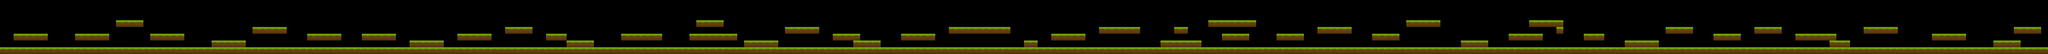

A level layout from a 2D game, rendered from its tile map. Below: a short description, then the map file with tile-grid data replaced by summaries:
An orthogonal 300x8 tile map with 96x96 px tiles, 1 tile layer (Tile Layer 1) and 48 objects.

<map version="1.8" tiledversion="1.8.4" orientation="orthogonal" renderorder="right-down" width="300" height="8" tilewidth="96" tileheight="96" infinite="0" nextlayerid="4" nextobjectid="51">
 <tileset firstgid="1" source="grass2.tsx" />
 <layer id="1" name="Tile Layer 1" width="300" height="8">
  <data>[2400 cells, 521 non-empty, 1 distinct tile ids]</data>
 </layer>
 <objectgroup id="2" name="catnips">
  <object id="1" x="396" y="390" width="76" height="76" />
  <object id="2" x="1738" y="494" width="78" height="74" />
  <object id="3" x="2708" y="300" width="68" height="68" />
  <object id="4" x="3558" y="578" width="88" height="78" />
  <object id="5" x="4428" y="394" width="74" height="70" />
  <object id="6" x="5674" y="586" width="72" height="72" />
  <object id="7" x="6538" y="392" width="78" height="80" />
  <object id="8" x="7408" y="498" width="70" height="70" />
  <object id="9" x="8262" y="392" width="86" height="80" />
  <object id="10" x="9420" y="494" width="78" height="76" />
  <object id="11" x="10570" y="392" width="78" height="82" />
  <object id="12" x="11826" y="592" width="66" height="66" />
  <object id="13" x="12876" y="592" width="72" height="66" />
  <object id="14" x="13740" y="290" width="78" height="80" />
  <object id="15" x="14310" y="586" width="78" height="70" />
  <object id="16" x="15368" y="488" width="78" height="74" />
  <object id="17" x="17000" y="490" width="88" height="74" />
  <object id="18" x="17770" y="488" width="76" height="74" />
  <object id="19" x="19212" y="582" width="76" height="76" />
  <object id="20" x="20080" y="412" width="68" height="60" />
  <object id="21" x="21806" y="406" width="68" height="66" />
  <object id="22" x="22660" y="590" width="78" height="68" />
  <object id="23" x="23530" y="300" width="76" height="70" />
  <object id="24" x="24588" y="498" width="70" height="62" />
  <object id="25" x="25646" y="598" width="64" height="56" />
  <object id="26" x="26794" y="396" width="68" height="68" />
  <object id="27" x="27654" y="300" width="80" height="72" />
  <object id="28" x="28526" y="496" width="74" height="70" />
 </objectgroup>
 <objectgroup id="3" name="butterflies">
  <object id="29" x="872" y="294" width="82" height="76">
   <ellipse />
  </object>
  <object id="30" x="1836" y="198" width="72" height="72">
   <ellipse />
  </object>
  <object id="31" x="3754" y="298" width="74" height="74">
   <ellipse />
  </object>
  <object id="32" x="5286" y="296" width="78" height="86">
   <ellipse />
  </object>
  <object id="33" x="6058" y="302" width="72" height="68">
   <ellipse />
  </object>
  <object id="34" x="7110" y="300" width="74" height="76">
   <ellipse />
  </object>
  <object id="35" x="8752" y="292" width="86" height="84">
   <ellipse />
  </object>
  <object id="36" x="9896" y="196" width="84" height="84">
   <ellipse />
  </object>
  <object id="37" x="11238" y="204" width="80" height="78">
   <ellipse />
  </object>
  <object id="39" x="12396" y="294" width="82" height="84">
   <ellipse />
  </object>
  <object id="40" x="14596" y="290" width="86" height="82">
   <ellipse />
  </object>
  <object id="42" x="16142" y="296" width="82" height="82">
   <ellipse />
  </object>
  <object id="43" x="17290" y="200" width="76" height="76">
   <ellipse />
  </object>
  <object id="44" x="18630" y="204" width="90" height="86">
   <ellipse />
  </object>
  <object id="45" x="20742" y="284" width="92" height="90">
   <ellipse />
  </object>
  <object id="46" x="22378" y="292" width="80" height="92">
   <ellipse />
  </object>
  <object id="47" x="24102" y="290" width="86" height="90">
   <ellipse />
  </object>
  <object id="48" x="25356" y="236" width="84" height="88">
   <ellipse />
  </object>
  <object id="49" x="26208" y="224" width="94" height="82">
   <ellipse />
  </object>
  <object id="50" x="28140" y="234" width="82" height="88">
   <ellipse />
  </object>
 </objectgroup>
</map>
